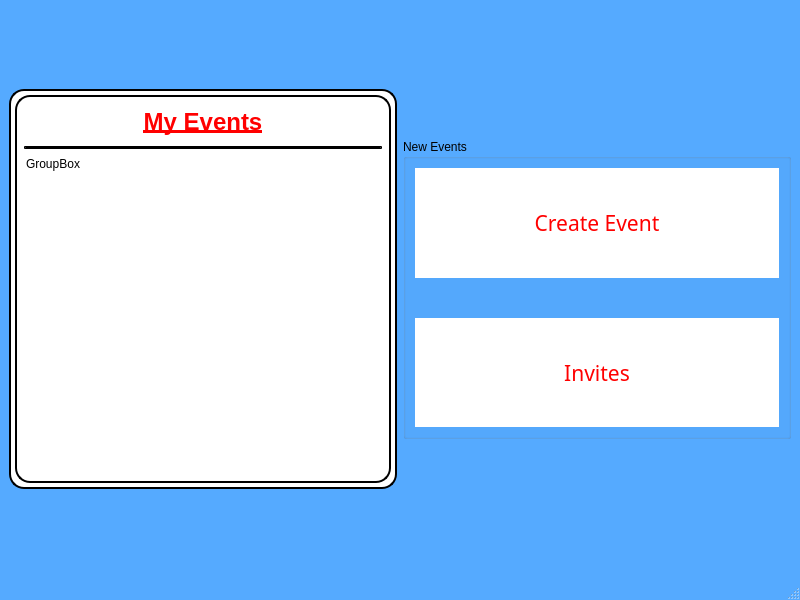
<?xml version="1.0" encoding="UTF-8"?>
<ui version="4.0">
 <class>MainWindow</class>
 <widget class="QMainWindow" name="MainWindow">
  <property name="geometry">
   <rect>
    <x>0</x>
    <y>0</y>
    <width>800</width>
    <height>600</height>
   </rect>
  </property>
  <property name="palette">
   <palette>
    <active>
     <colorrole role="Base">
      <brush brushstyle="SolidPattern">
       <color alpha="255">
        <red>85</red>
        <green>170</green>
        <blue>255</blue>
       </color>
      </brush>
     </colorrole>
     <colorrole role="Window">
      <brush brushstyle="SolidPattern">
       <color alpha="255">
        <red>85</red>
        <green>170</green>
        <blue>255</blue>
       </color>
      </brush>
     </colorrole>
    </active>
    <inactive>
     <colorrole role="Base">
      <brush brushstyle="SolidPattern">
       <color alpha="255">
        <red>85</red>
        <green>170</green>
        <blue>255</blue>
       </color>
      </brush>
     </colorrole>
     <colorrole role="Window">
      <brush brushstyle="SolidPattern">
       <color alpha="255">
        <red>85</red>
        <green>170</green>
        <blue>255</blue>
       </color>
      </brush>
     </colorrole>
    </inactive>
    <disabled>
     <colorrole role="Base">
      <brush brushstyle="SolidPattern">
       <color alpha="255">
        <red>85</red>
        <green>170</green>
        <blue>255</blue>
       </color>
      </brush>
     </colorrole>
     <colorrole role="Window">
      <brush brushstyle="SolidPattern">
       <color alpha="255">
        <red>85</red>
        <green>170</green>
        <blue>255</blue>
       </color>
      </brush>
     </colorrole>
    </disabled>
   </palette>
  </property>
  <property name="windowTitle">
   <string>MainWindow</string>
  </property>
  <widget class="QWidget" name="centralwidget">
   <layout class="QHBoxLayout" name="horizontalLayout">
    <item>
     <widget class="QScrollArea" name="myEvents">
      <property name="sizePolicy">
       <sizepolicy hsizetype="Expanding" vsizetype="Fixed">
        <horstretch>0</horstretch>
        <verstretch>0</verstretch>
       </sizepolicy>
      </property>
      <property name="minimumSize">
       <size>
        <width>0</width>
        <height>400</height>
       </size>
      </property>
      <property name="baseSize">
       <size>
        <width>0</width>
        <height>400</height>
       </size>
      </property>
      <property name="palette">
       <palette>
        <active>
         <colorrole role="Button">
          <brush brushstyle="SolidPattern">
           <color alpha="255">
            <red>255</red>
            <green>255</green>
            <blue>255</blue>
           </color>
          </brush>
         </colorrole>
         <colorrole role="Base">
          <brush brushstyle="SolidPattern">
           <color alpha="255">
            <red>255</red>
            <green>255</green>
            <blue>255</blue>
           </color>
          </brush>
         </colorrole>
         <colorrole role="Window">
          <brush brushstyle="SolidPattern">
           <color alpha="255">
            <red>255</red>
            <green>255</green>
            <blue>255</blue>
           </color>
          </brush>
         </colorrole>
        </active>
        <inactive>
         <colorrole role="Button">
          <brush brushstyle="SolidPattern">
           <color alpha="255">
            <red>255</red>
            <green>255</green>
            <blue>255</blue>
           </color>
          </brush>
         </colorrole>
         <colorrole role="Base">
          <brush brushstyle="SolidPattern">
           <color alpha="255">
            <red>255</red>
            <green>255</green>
            <blue>255</blue>
           </color>
          </brush>
         </colorrole>
         <colorrole role="Window">
          <brush brushstyle="SolidPattern">
           <color alpha="255">
            <red>255</red>
            <green>255</green>
            <blue>255</blue>
           </color>
          </brush>
         </colorrole>
        </inactive>
        <disabled>
         <colorrole role="Button">
          <brush brushstyle="SolidPattern">
           <color alpha="255">
            <red>255</red>
            <green>255</green>
            <blue>255</blue>
           </color>
          </brush>
         </colorrole>
         <colorrole role="Base">
          <brush brushstyle="SolidPattern">
           <color alpha="255">
            <red>255</red>
            <green>255</green>
            <blue>255</blue>
           </color>
          </brush>
         </colorrole>
         <colorrole role="Window">
          <brush brushstyle="SolidPattern">
           <color alpha="255">
            <red>255</red>
            <green>255</green>
            <blue>255</blue>
           </color>
          </brush>
         </colorrole>
        </disabled>
       </palette>
      </property>
      <property name="autoFillBackground">
       <bool>false</bool>
      </property>
      <property name="styleSheet">
       <string notr="true">background-color: white;
border-style: outset;
border-width: 2px;
border-radius: 15px;
border-color: black;
padding: 4px;
</string>
      </property>
      <property name="widgetResizable">
       <bool>true</bool>
      </property>
      <widget class="QWidget" name="scrollAreaWidgetContents">
       <property name="geometry">
        <rect>
         <x>0</x>
         <y>0</y>
         <width>376</width>
         <height>388</height>
        </rect>
       </property>
       <layout class="QVBoxLayout" name="verticalLayout_2">
        <item>
         <widget class="QLabel" name="label_myEvents">
          <property name="sizePolicy">
           <sizepolicy hsizetype="Expanding" vsizetype="Fixed">
            <horstretch>0</horstretch>
            <verstretch>0</verstretch>
           </sizepolicy>
          </property>
          <property name="styleSheet">
           <string notr="true">border: 0;
color: red;
font: 24pt &quot;MV Boli&quot;;</string>
          </property>
          <property name="text">
           <string>&lt;html&gt;&lt;head/&gt;&lt;body&gt;&lt;p&gt;&lt;span style=&quot; font-size:18pt; font-weight:700; text-decoration: underline; color:#ff0000;&quot;&gt;My Events&lt;/span&gt;&lt;/p&gt;&lt;/body&gt;&lt;/html&gt;</string>
          </property>
          <property name="alignment">
           <set>Qt::AlignmentFlag::AlignCenter</set>
          </property>
         </widget>
        </item>
        <item>
         <widget class="Line" name="line">
          <property name="orientation">
           <enum>Qt::Orientation::Horizontal</enum>
          </property>
         </widget>
        </item>
        <item>
         <widget class="QGroupBox" name="groupBox_2">
          <property name="styleSheet">
           <string notr="true">border:0;</string>
          </property>
          <property name="title">
           <string>GroupBox</string>
          </property>
          <property name="flat">
           <bool>true</bool>
          </property>
         </widget>
        </item>
       </layout>
      </widget>
     </widget>
    </item>
    <item>
     <widget class="QGroupBox" name="groupBox">
      <property name="sizePolicy">
       <sizepolicy hsizetype="Expanding" vsizetype="Fixed">
        <horstretch>0</horstretch>
        <verstretch>0</verstretch>
       </sizepolicy>
      </property>
      <property name="minimumSize">
       <size>
        <width>50</width>
        <height>300</height>
       </size>
      </property>
      <property name="baseSize">
       <size>
        <width>100</width>
        <height>0</height>
       </size>
      </property>
      <property name="autoFillBackground">
       <bool>false</bool>
      </property>
      <property name="styleSheet">
       <string notr="true">QGroupBox#theBox {border:0;};
border:0;</string>
      </property>
      <property name="title">
       <string>New Events</string>
      </property>
      <property name="alignment">
       <set>Qt::AlignmentFlag::AlignJustify|Qt::AlignmentFlag::AlignTop</set>
      </property>
      <property name="flat">
       <bool>true</bool>
      </property>
      <property name="checkable">
       <bool>false</bool>
      </property>
      <layout class="QVBoxLayout" name="verticalLayout">
       <property name="spacing">
        <number>40</number>
       </property>
       <item>
        <widget class="QPushButton" name="pushButton">
         <property name="sizePolicy">
          <sizepolicy hsizetype="Expanding" vsizetype="Expanding">
           <horstretch>0</horstretch>
           <verstretch>0</verstretch>
          </sizepolicy>
         </property>
         <property name="baseSize">
          <size>
           <width>100</width>
           <height>100</height>
          </size>
         </property>
         <property name="font">
          <font>
           <family>MV Boli</family>
           <pointsize>16</pointsize>
           <italic>false</italic>
           <bold>false</bold>
          </font>
         </property>
         <property name="focusPolicy">
          <enum>Qt::FocusPolicy::StrongFocus</enum>
         </property>
         <property name="styleSheet">
          <string notr="true">border: 10;
border-radius: 56;
border-color: grey;
color: red;
font: 16pt &quot;MV Boli&quot;;
background: white;</string>
         </property>
         <property name="text">
          <string>Create Event</string>
         </property>
         <property name="autoDefault">
          <bool>false</bool>
         </property>
         <property name="default">
          <bool>false</bool>
         </property>
         <property name="flat">
          <bool>false</bool>
         </property>
        </widget>
       </item>
       <item>
        <widget class="QPushButton" name="pushButton_2">
         <property name="sizePolicy">
          <sizepolicy hsizetype="Expanding" vsizetype="Expanding">
           <horstretch>0</horstretch>
           <verstretch>0</verstretch>
          </sizepolicy>
         </property>
         <property name="font">
          <font>
           <family>MV Boli</family>
           <pointsize>16</pointsize>
           <italic>false</italic>
           <bold>false</bold>
          </font>
         </property>
         <property name="styleSheet">
          <string notr="true">border: 10;
border-radius: 56;
border-color: grey;
color: red;
font: 16pt &quot;MV Boli&quot;;
background: white;</string>
         </property>
         <property name="text">
          <string>Invites</string>
         </property>
        </widget>
       </item>
      </layout>
     </widget>
    </item>
   </layout>
  </widget>
  <widget class="QMenuBar" name="menubar">
   <property name="geometry">
    <rect>
     <x>0</x>
     <y>0</y>
     <width>800</width>
     <height>33</height>
    </rect>
   </property>
  </widget>
  <widget class="QStatusBar" name="statusbar"/>
 </widget>
 <resources/>
 <connections/>
</ui>
